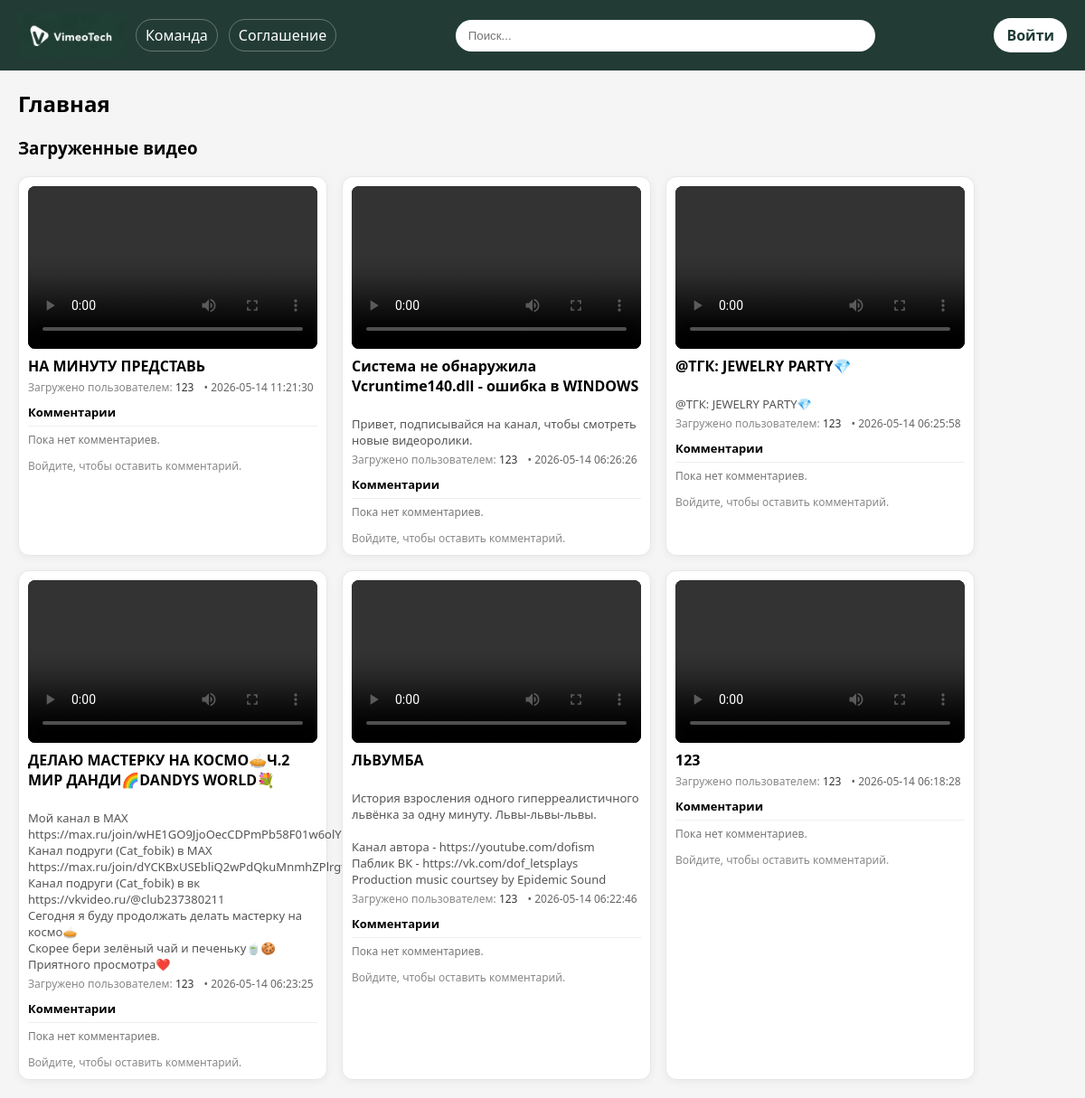
The page / on the database its author committed.
### tables this page shows
CREATE TABLE videos (

        id INTEGER PRIMARY KEY AUTOINCREMENT,

        user_id INTEGER,

        filename TEXT,

        title TEXT NOT NULL,

        description TEXT,

        path TEXT,

        uploaded_at TEXT DEFAULT CURRENT_TIMESTAMP,

        source_url TEXT,

        platform TEXT,

        thumbnail TEXT,

        duration INTEGER,

        import_status TEXT DEFAULT 'ready',

        import_error TEXT,

        FOREIGN KEY(user_id)
        REFERENCES users(id)
        ON DELETE CASCADE
    );

CREATE TABLE users (

        id INTEGER PRIMARY KEY AUTOINCREMENT,

        username TEXT UNIQUE NOT NULL,

        password_hash TEXT NOT NULL
    );

### app.py (the view)
@app.route("/")
def index():
    db = get_db()
    videos = db.execute("""

        SELECT
            v.*,
            u.username as uploaded_by

        FROM videos v

        LEFT JOIN users u
        ON v.user_id = u.id

        WHERE
            (v.import_status IS NULL
            OR v.import_status='ready')

            AND v.path IS NOT NULL

        ORDER BY v.uploaded_at DESC

    """).fetchall()
    video_list = []
    for v in videos:
        vid = dict(v)
        vid["comments"] = get_video_comments(
            db,
            vid["id"]
        )
        video_list.append(vid)
    return render_template(
        "index.html",
        user=g.user,
        videos=video_list,
        format_duration=format_duration
    )

### app.py (called while the page is built, shortened)
def get_db():
    db = getattr(g, "_database", None)
    if db is None:
        db = g._database = sqlite3.connect(
            DB,
            timeout=15,
            check_same_thread=False
        )
        db.row_factory = sqlite3.Row
        db.execute("PRAGMA journal_mode=WAL;")
    return db

def current_user():
    uid = session.get("user_id")
    if not uid:
        return None

def get_video_comments(db, video_id):
    return db.execute("""

        SELECT
            c.id,
            c.text,
            c.created_at,
            u.username AS author

        FROM comments c

        LEFT JOIN users u
        ON c.user_id = u.id

        WHERE c.video_id = ?

        ORDER BY c.created_at ASC

    """, (video_id,)).fetchall()

@app.before_request
def before_request():
    g.user = current_user()

@app.teardown_appcontext
def close_connection(exception):
    db = getattr(g, "_database", None)
    if db is not None:
        db.close()

### templates/index.html (shortened to what this page needs)
<!DOCTYPE html>
<html lang="ru">
<head>
</head>
<body>
<header style="
  display:flex;
  align-items:center;
  justify-content:space-between;
  padding:14px 20px;
  background:#223C35;
  color:#fff;
  position:sticky;
  top:0;
">
  <div style="display:flex; align-items:center; gap:12px;">
    <a href="/" style="
      color:#fff;
      text-decoration:none;
      display:flex;
      align-items:center;
      gap:8px;
    ">
      <img
        src="/static/logo1.png"
        alt="Logo"
        style="height:50px;"
      >
    </a>
    <a href="/team" style="
      color:#fff;
      text-decoration:none;
      padding:6px 10px;
      border:1px solid rgba(255,255,255,.3);
      border-radius:999px;
    ">
      Команда
    </a>
    <a href="/agreement" style="
      color:#fff;
      text-decoration:none;
      padding:6px 10px;
      border:1px solid rgba(255,255,255,.3);
      border-radius:999px;
    ">
      Соглашение
    </a>
  </div>
  <div style="flex:1; display:flex; justify-content:center;">
    <input
      placeholder="Поиск..."
      style="
        width:60%;
        padding:10px 14px;
        border-radius:999px;
        border:none;
      "
    >
  </div>
  <div>
    {% if user %}
      <a href="/upload"
         style="
          display:inline-block;
          margin-left:8px;
          background:#fff;
          color:#223C35;
          padding:8px 12px;
          border-radius:999px;
          text-decoration:none;
          font-weight:600;
         ">
        Загрузить видео
      </a>
      <a href="/import"
         style="
          display:inline-block;
          margin-left:8px;
          background:#4f46e5;
          color:#fff;
          padding:8px 12px;
          border-radius:999px;
          text-decoration:none;
          font-weight:600;
         ">
        Импорт видео
      </a>
      <div style="position:relative; display:inline-block;">
        <button id="userToggle"
          style="
            background:rgba(255,255,255,.15);
            color:#fff;
            border:1px solid rgba(255,255,255,.35);
            padding:8px 12px;
            border-radius:999px;
            cursor:pointer;
          ">
          {{ user.username }}
          <span style="margin-left:6px;">▾</span>
        </button>
        <div id="userDropdown"
             hidden
             style="
              position:absolute;
              right:0;
              top:110%;
              background:#fff;
              color:#000;
              border-radius:8px;
              min-width:160px;
              box-shadow:0 5px 15px rgba(0,0,0,.15);
             ">
          <a href="/profile"
             style="
              display:block;
              padding:10px;
              text-decoration:none;
              color:#333;
             ">
            Профиль
          </a>
          <a href="/logout"
             style="
              display:block;
              padding:10px;
              text-decoration:none;
              color:#333;
             ">
            Выйти
          </a>
        </div>
      </div>
    {% else %}
      <a href="/login"
         style="
          background:#fff;
          color:#223C35;
          padding:8px 14px;
          border-radius:999px;
          text-decoration:none;
          font-weight:600;
         ">
        Войти
      </a>
    {% endif %}
  </div>
</header>
<main style="
  padding:20px;
  max-width:1200px;
  margin:0 auto;
">
  <h2>Главная</h2>
  {% if videos and videos|length > 0 %}
  <section id="videos" style="margin-top:20px;">
    <h3>Загруженные видео</h3>
    <div class="video-grid">
      {% for v in videos %}
      <div class="video-card">
        <video
          controls
          preload="metadata"
          playsinline
        >
          <source src="{{ v.path }}">
        </video>
        <div style="margin-top:8px;">
          <strong>
            {{ v.title or 'Без названия' }}
          </strong>
          {% if v.description %}
            <p style="
              margin:4px 0 0 0;
              color:#555;
              font-size:13px;
              white-space:pre-line;
            ">
              {{ v.description }}
            </p>
          {% endif %}
          <p style="
            margin:4px 0 0 0;
            font-size:12px;
            color:#888;
          ">
            Загружено пользователем:
            <a href="/profile/{{ v.user_id }}"
               style="
                color:#333;
                text-decoration:none;
               ">
              {{ v.uploaded_by }}
            </a>
            {% if v.uploaded_at %}
              <span style="
                margin-left:8px;
                color:#666;
              ">
                • {{ v.uploaded_at }}
              </span>
            {% endif %}
          </p>
        </div>
        <div class="comments">
          <h4 style="
            font-size:13px;
            margin:6px 0;
          ">
            Комментарии
          </h4>
          {% if v.comments and v.comments|length > 0 %}
            {% for c in v.comments %}
              <div class="comment">
                <span class="author">
                  {{ c.author }}
                </span>
                <span style="
                  color:#888;
                  font-size:12px;
                ">
                  {{ c.created_at }}
                </span>
                <div style="margin-left:6px;">
                  {{ c.text }}
                </div>
              </div>
            {% endfor %}
          {% else %}
            <div class="comment" style="color:#777;">
              Пока нет комментариев.
            </div>
          {% endif %}
          {% if user %}
          <form action="/comment"
                method="post"
                style="margin-top:6px;">
            <input
              type="hidden"
              name="video_id"
              value="{{ v.id }}"
            >
            <textarea
              name="text"
              rows="2"
              placeholder="Добавить комментарий…"
            ></textarea>
            <button
              type="submit"
              style="
                margin-top:6px;
                padding:6px 10px;
                border-radius:6px;
                border:1px solid #ccc;
                background:#fff;
                cursor:pointer;
              ">
              Комментировать
            </button>
          </form>
          {% else %}
          <div style="
            color:#888;
            font-size:12px;
            margin-top:6px;
          ">
            Войдите, чтобы оставить комментарий.
          </div>
          {% endif %}
        </div>
      </div>
      {% endfor %}
    </div>
  </section>
  {% endif %}
</main>
</body>
</html>

### templates/index.html (style rules this page uses)
body { margin:0; padding:0; background:#F5F5F5; font-family:system-ui; }
.video-grid { display:flex; flex-wrap:wrap; gap:16px; }
.video-card { width:320px; border:1px solid #e5e7eb; border-radius:12px; padding:10px; background:#fff; box-shadow:0 2px 10px rgba(0,0,0,.05); }
.comments { margin-top:10px; }
.comment { border-top:1px solid #eee; padding:6px 0; font-size:12px; color:#333; }
h2 { margin-top:0; }
video { width:100%; height:180px; background:#000; border-radius:8px; display:block; object-fit:cover; }

### rows shown on the page
videos: title "НА МИНУТУ ПРЕДСТАВЬ", uploaded_by "123", uploaded_at "2026-05-14 11:21:30"
videos: title "Система не обнаружила Vcruntime140.dll - ошибка в WINDOWS", description "Привет, подписывайся на канал, чтобы смотреть новые видеоролики.", uploaded_by "123", uploaded_at "2026-05-14 06:26:26"
videos: title "@ТГК: JEWELRY PARTY💎", description "@ТГК: JEWELRY PARTY💎", uploaded_by "123", uploaded_at "2026-05-14 06:25:58"
videos: title "ДЕЛАЮ МАСТЕРКУ НА КОСМО🥧Ч.2 МИР ДАНДИ🌈DANDYS WORLD💐", description "Мой канал в MAX https://max.ru/join/wHE1GO9JjoOecCDPmPb58F01w6olY7lmE.. Канал подруги (Cat_fobik) в MAX https://max.ru/join/dYCKBxUSEbliQ2wPdQkuMnmhZPlrgvVF9.. Канал подруги (Cat_fobik) в вк https://vkvideo.ru/@club237380211 Сегодня я буду продолжать делать мастерку на космо🥧 Скорее бери зелёный чай и печеньку🍵🍪 Приятного просмотра❤️", uploaded_by "123", uploaded_at "2026-05-14 06:23:25"
videos: title "ЛЬВУМБА", description "История взросления одного гиперреалистичного львёнка за одну минуту. Львы-львы-львы. Канал автора - https://youtube.com/dofism Паблик ВК - https://vk.com/dof_letsplays Production music courtsey by Epidemic Sound", uploaded_by "123", uploaded_at "2026-05-14 06:22:46"
videos: title "123", uploaded_by "123", uploaded_at "2026-05-14 06:18:28"
